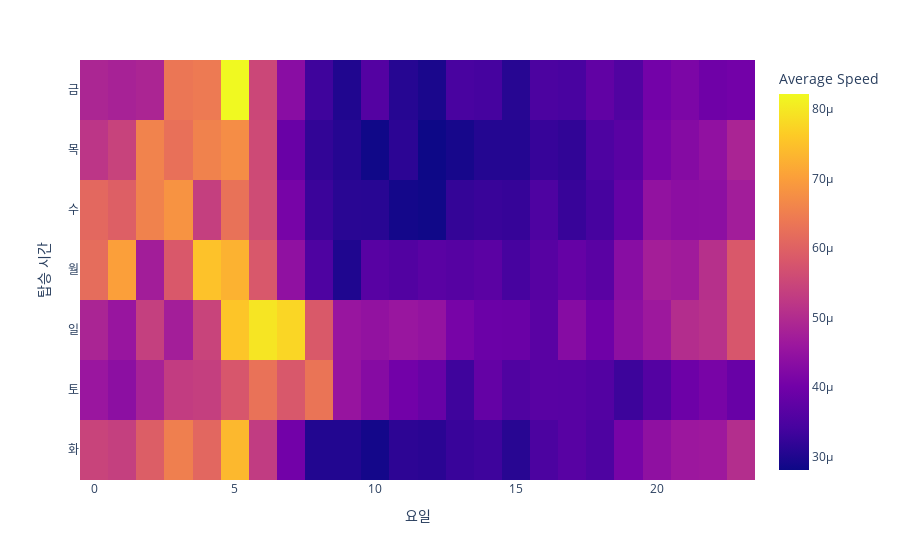

Notebook source saved alongside this figure:
### Code cell
pivot_table = df.pivot_table(values='speed', index='dayofweek_kr', columns='pickup_hour', aggfunc='mean')

fig1 = px.imshow(pivot_table, labels=dict(color="Average Speed"), x=pivot_table.columns, y=pivot_table.index)

fig1.update_layout(
    xaxis_title="요일",
    yaxis_title="탑승 시간",
)

fig1.show()

### Figure 1 — Plotly figure (JSON) as saved in the notebook; plotly's stock layout.template omitted (floating-point values rounded to 4 significant figures; data arrays with more than 128 entries replaced by an {"elided": "..."} marker saying what was removed)
{"data": [{"coloraxis": "coloraxis", "hovertemplate": "pickup_hour: %{x}<br>dayofweek_kr: %{y}<br>Average Speed: %{z}<extra></extra>", "name": "0", "type": "heatmap", "x": [0, 1, 2, 3, 4, 5, 6, 7, 8, 9, 10, 11, 12, 13, 14, 15, 16, 17, 18, 19, 20, 21, 22, 23], "xaxis": "x", "y": ["금", "목", "수", "월", "일", "토", "화"], "yaxis": "y", "z": {"elided": "7x24 float values"}}], "layout": {"autosize": true, "coloraxis": {"colorbar": {"title": {"text": "Average Speed"}}, "colorscale": [[0, "#0d0887"], [0.1111, "#46039f"], [0.2222, "#7201a8"], [0.3333, "#9c179e"], [0.4444, "#bd3786"], [0.5556, "#d8576b"], [0.6667, "#ed7953"], [0.7778, "#fb9f3a"], [0.8889, "#fdca26"], [1, "#f0f921"]]}, "margin": {"t": 60}, "xaxis": {"anchor": "y", "autorange": true, "constrain": "domain", "domain": [0, 1], "range": [-0.5, 23.5], "scaleanchor": "y", "title": {"text": "요일"}, "type": "linear"}, "yaxis": {"anchor": "x", "autorange": true, "constrain": "domain", "domain": [0, 1], "range": [6.5, -0.5], "title": {"text": "탑승 시간"}, "type": "category"}}}
